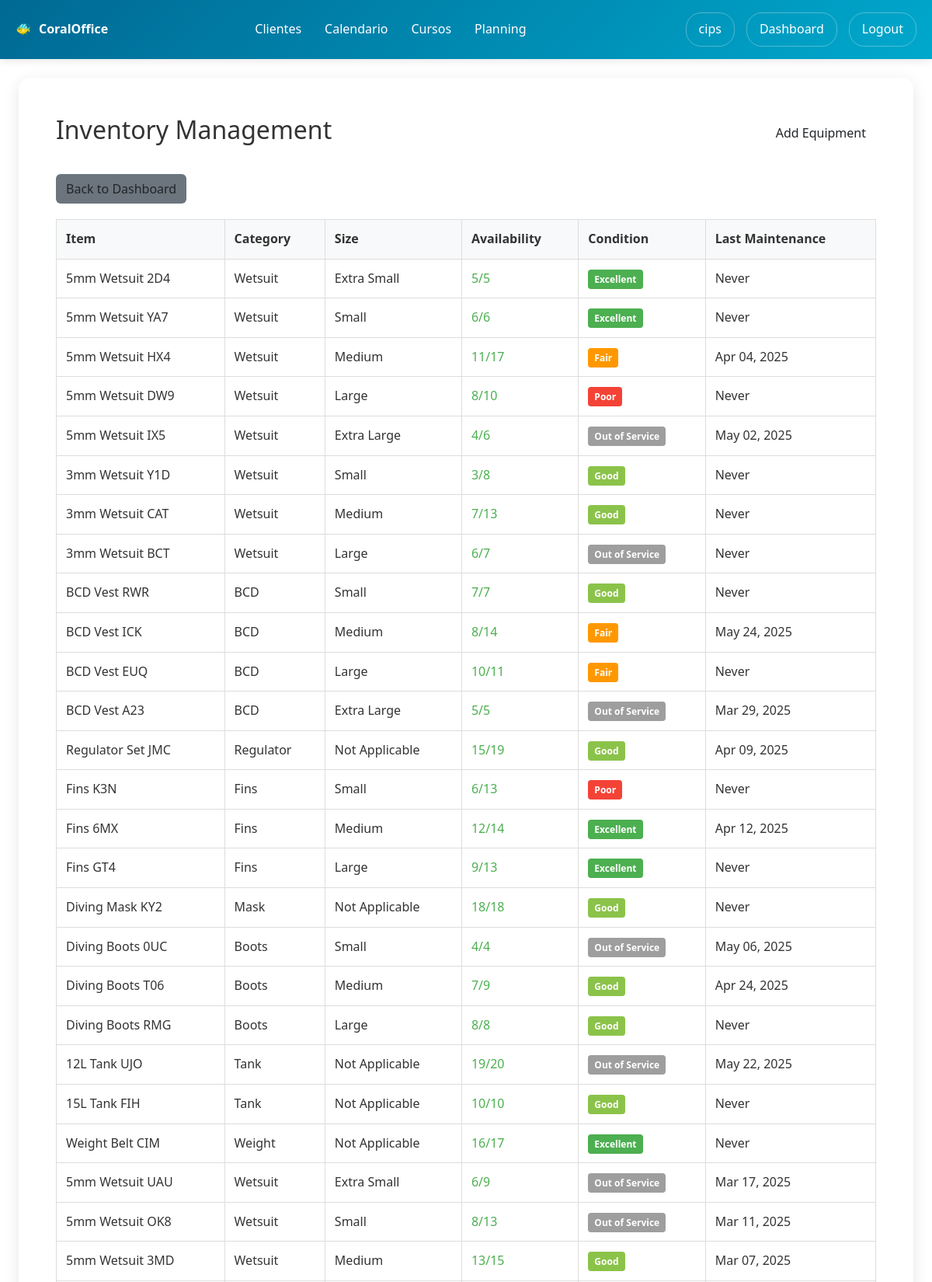
Screenshot of /users/inventory/ (signed in, upper part) with the database file from the repository.
### users/models.py (models this page shows, shortened)
class InventoryItem(models.Model):
    CATEGORY_CHOICES = [
        ('WETSUIT', 'Wetsuit'),
        ('BCD', 'BCD'),
        ('REGULATOR', 'Regulator'),
        ('FINS', 'Fins'),
        ('MASK', 'Mask'),
        ('BOOTS', 'Boots'),
        ('TANK', 'Tank'),
        ('WEIGHT', 'Weight'),
        ('OTHER', 'Other'),
    ]
    SIZE_CHOICES = [
        ('XS', 'Extra Small'),
        ('S', 'Small'),
        ('M', 'Medium'),
        ('L', 'Large'),
        ('XL', 'Extra Large'),
        ('XXL', 'Extra Extra Large'),
        ('N/A', 'Not Applicable'),
    ]
    diving_center = models.ForeignKey(User, on_delete=models.CASCADE, related_name='inventory_items')
    name = models.CharField(max_length=100)
    category = models.CharField(max_length=20, choices=CATEGORY_CHOICES)
    size = models.CharField(max_length=10, choices=SIZE_CHOICES, default='N/A')
    quantity_total = models.IntegerField(default=1)
    quantity_available = models.IntegerField(default=1)
    condition = models.CharField(max_length=20, choices=[
        ('EXCELLENT', 'Excellent'),
        ('GOOD', 'Good'),
        ('FAIR', 'Fair'),
        ('POOR', 'Poor'),
        ('OUT_OF_SERVICE', 'Out of Service'),
    ], default='GOOD')
    purchase_date = models.DateField(null=True, blank=True)
    last_maintenance = models.DateField(null=True, blank=True)
    notes = models.TextField(blank=True)
    created_at = models.DateTimeField(auto_now_add=True)

### users/views.py (the view)
# urls.py: path('inventory/', views.inventory_list, name='inventory_list'),
@login_required
def inventory_list(request):
    if not request.user.userprofile.is_diving_center:
        messages.error(request, 'Access denied.')
        return redirect('users:profile')
    items = InventoryItem.objects.filter(diving_center=request.user)
    return render(request, 'users/inventory_list.html', {'items': items})

### users/templates/users/inventory_list.html (shortened to what this page needs)
{% extends 'users/base.html' %}
{% block users_content %}
<div style="display: flex; justify-content: space-between; align-items: center; margin-bottom: 30px;">
    <h2>Inventory Management</h2>
    <a href="{% url 'users:add_inventory_item' %}" class="btn">Add Equipment</a>
</div>
<div style="margin-bottom: 20px;">
    <a href="{% url 'users:diving_center_dashboard' %}" class="btn" style="background: #6c757d;">Back to Dashboard</a>
</div>
{% if items %}
    <div style="overflow-x: auto;">
        <table style="width: 100%; border-collapse: collapse; margin-bottom: 20px;">
            <thead>
                <tr style="background-color: #f8f9fa;">
                    <th style="border: 1px solid #ddd; padding: 12px; text-align: left;">Item</th>
                    <th style="border: 1px solid #ddd; padding: 12px; text-align: left;">Category</th>
                    <th style="border: 1px solid #ddd; padding: 12px; text-align: left;">Size</th>
                    <th style="border: 1px solid #ddd; padding: 12px; text-align: left;">Availability</th>
                    <th style="border: 1px solid #ddd; padding: 12px; text-align: left;">Condition</th>
                    <th style="border: 1px solid #ddd; padding: 12px; text-align: left;">Last Maintenance</th>
                </tr>
            </thead>
            <tbody>
                {% for item in items %}
                <tr>
                    <td style="border: 1px solid #ddd; padding: 12px;">{{ item.name }}</td>
                    <td style="border: 1px solid #ddd; padding: 12px;">{{ item.get_category_display }}</td>
                    <td style="border: 1px solid #ddd; padding: 12px;">{{ item.get_size_display }}</td>
                    <td style="border: 1px solid #ddd; padding: 12px;">
                        <span style="color: {% if item.quantity_available > 0 %}#4caf50{% else %}#f44336{% endif %}">
                            {{ item.quantity_available }}/{{ item.quantity_total }}
                        </span>
                    </td>
                    <td style="border: 1px solid #ddd; padding: 12px;">
                        <span class="condition-badge condition-{{ item.condition|lower }}">{{ item.get_condition_display }}</span>
                    </td>
                    <td style="border: 1px solid #ddd; padding: 12px;">
                        {{ item.last_maintenance|date:"M d, Y"|default:"Never" }}
                    </td>
                </tr>
                {% endfor %}
            </tbody>
        </table>
    </div>
{% else %}
    <p>No inventory items added yet.</p>
{% endif %}
{% endblock %}

### home/templates/home/base.html (shortened to what this page needs)
<!DOCTYPE html>
<html lang="en">
<head>
    <link href="https://cdn.jsdelivr.net/npm/bootstrap@5.3.2/dist/css/bootstrap.min.css" rel="stylesheet">
    <link rel="stylesheet" href="https://cdn.jsdelivr.net/npm/bootstrap-icons@1.11.1/font/bootstrap-icons.css">
</head>
<body>
    <header class="header">
        <nav class="nav-container">
            <div class="logo">CoralOffice</div>
            <ul class="nav-menu m-0 ms-0 p-0">
                {% if user.is_authenticated and user.userprofile.is_diving_center %}
                    <li><a href="{% url 'users:customer_list' %}">Clientes</a></li>
                    <li><a href="{% url 'users:calendar_view' %}">Calendario</a></li>
                <li><a href="{% url 'users:courses_list' %}">Cursos</a></li>
<li><a href="{% url 'users:staff_planning' %}">Planning</a></li>
                {% else %}
                    <li><a href="{% url 'home:home' %}">Home</a></li>
                    <li><a href="{% url 'home:services' %}">Services</a></li>
                    <li><a href="{% url 'home:about' %}">About</a></li>
                    <li><a href="{% url 'home:contact' %}">Contact</a></li>
                {% endif %}
            </ul>
            <div class="user-menu ms-3">
                {% if user.is_authenticated %}
                    <a href="{% url 'users:profile' %}">{{ user.username }}</a>
                    {% if user.userprofile.is_diving_center %}
                        <a href="{% url 'users:diving_center_dashboard' %}">Dashboard</a>
                    {% endif %}
                    <a href="{% url 'users:logout' %}">Logout</a>
                {% else %}
                    <a href="{% url 'users:login' %}">Login</a>
                {% endif %}
            </div>
        </nav>
    </header>
    <main class="main-content pt-0">
        {% block content %}
        {% endblock %}
    </main>
</body>
</html>

### home/templates/home/base.html (style rules this page uses)
* { margin: 0; padding: 0; box-sizing: border-box; }
body { font-family: 'Segoe UI', Tahoma, Geneva, Verdana, sans-serif; line-height: 1.6; color: #333; }
.header { background: linear-gradient(135deg, #006994, #00a8cc); color: white; padding: 1rem 0; box-shadow: 0 2px 10px rgba(0,0,0,0.1); position: relative; }
.nav-container { max-width: 1200px; margin: 0 auto; display: flex; justify-content: space-between; align-items: center; padding: 0 20px; }
.logo { font-size: 1rem; font-weight: bold; display: flex; align-items: center; z-index: 1001; }
.logo::before { content: '🐠'; margin-right: 10px; }
.nav-menu { display: flex; list-style: none; gap: 30px; }
.nav-menu a { color: white; text-decoration: none; padding: 10px 0px; border-radius: 5px; transition: background 0.3s; }
.user-menu { display: flex; align-items: center; gap: 15px; }
.user-menu a { color: white; text-decoration: none; padding: 8px 16px; border: 1px solid rgba(255,255,255,0.3); border-radius: 20px; transition: all 0.3s; }
.main-content { min-height: calc(100vh - 140px); padding: 40px 0; }

### users/templates/users/inventory_list.html (style rules this page uses)
.condition-badge { padding: 4px 8px; border-radius: 4px; font-size: 12px; font-weight: bold; }
.condition-excellent { background-color: #4caf50; color: #fff; }
.condition-good { background-color: #8bc34a; color: #fff; }
.condition-fair { background-color: #ff9800; color: #fff; }
.condition-poor { background-color: #f44336; color: #fff; }
.condition-out_of_service { background-color: #9e9e9e; color: #fff; }

### rows the page displays
InventoryItem: name "5mm Wetsuit 2D4", category "Wetsuit", size "Extra Small", quantity_available "5", quantity_total "5", condition "Excellent", last_maintenance "Never"
InventoryItem: name "5mm Wetsuit YA7", category "Wetsuit", size "Small", quantity_available "6", quantity_total "6", condition "Excellent", last_maintenance "Never"
InventoryItem: name "5mm Wetsuit HX4", category "Wetsuit", size "Medium", quantity_available "11", quantity_total "17", condition "Fair", last_maintenance "Apr 04, 2025"
InventoryItem: name "5mm Wetsuit DW9", category "Wetsuit", size "Large", quantity_available "8", quantity_total "10", condition "Poor", last_maintenance "Never"
InventoryItem: name "5mm Wetsuit IX5", category "Wetsuit", size "Extra Large", quantity_available "4", quantity_total "6", condition "Out of Service", last_maintenance "May 02, 2025"
InventoryItem: name "3mm Wetsuit Y1D", category "Wetsuit", size "Small", quantity_available "3", quantity_total "8", condition "Good", last_maintenance "Never"
InventoryItem: name "3mm Wetsuit CAT", category "Wetsuit", size "Medium", quantity_available "7", quantity_total "13", condition "Good", last_maintenance "Never"
InventoryItem: name "3mm Wetsuit BCT", category "Wetsuit", size "Large", quantity_available "6", quantity_total "7", condition "Out of Service", last_maintenance "Never"
InventoryItem: name "BCD Vest RWR", category "BCD", size "Small", quantity_available "7", quantity_total "7", condition "Good", last_maintenance "Never"
InventoryItem: name "BCD Vest ICK", category "BCD", size "Medium", quantity_available "8", quantity_total "14", condition "Fair", last_maintenance "May 24, 2025"
InventoryItem: name "BCD Vest EUQ", category "BCD", size "Large", quantity_available "10", quantity_total "11", condition "Fair", last_maintenance "Never"
InventoryItem: name "BCD Vest A23", category "BCD", size "Extra Large", quantity_available "5", quantity_total "5", condition "Out of Service", last_maintenance "Mar 29, 2025"
InventoryItem: name "Regulator Set JMC", category "Regulator", size "Not Applicable", quantity_available "15", quantity_total "19", condition "Good", last_maintenance "Apr 09, 2025"
InventoryItem: name "Fins K3N", category "Fins", size "Small", quantity_available "6", quantity_total "13", condition "Poor", last_maintenance "Never"
InventoryItem: name "Fins 6MX", category "Fins", size "Medium", quantity_available "12", quantity_total "14", condition "Excellent", last_maintenance "Apr 12, 2025"
InventoryItem: name "Fins GT4", category "Fins", size "Large", quantity_available "9", quantity_total "13", condition "Excellent", last_maintenance "Never"
InventoryItem: name "Diving Mask KY2", category "Mask", size "Not Applicable", quantity_available "18", quantity_total "18", condition "Good", last_maintenance "Never"
InventoryItem: name "Diving Boots 0UC", category "Boots", size "Small", quantity_available "4", quantity_total "4", condition "Out of Service", last_maintenance "May 06, 2025"
InventoryItem: name "Diving Boots T06", category "Boots", size "Medium", quantity_available "7", quantity_total "9", condition "Good", last_maintenance "Apr 24, 2025"
InventoryItem: name "Diving Boots RMG", category "Boots", size "Large", quantity_available "8", quantity_total "8", condition "Good", last_maintenance "Never"
InventoryItem: name "12L Tank UJO", category "Tank", size "Not Applicable", quantity_available "19", quantity_total "20", condition "Out of Service", last_maintenance "May 22, 2025"
InventoryItem: name "15L Tank FIH", category "Tank", size "Not Applicable", quantity_available "10", quantity_total "10", condition "Good", last_maintenance "Never"
InventoryItem: name "Weight Belt CIM", category "Weight", size "Not Applicable", quantity_available "16", quantity_total "17", condition "Excellent", last_maintenance "Never"
InventoryItem: name "5mm Wetsuit UAU", category "Wetsuit", size "Extra Small", quantity_available "6", quantity_total "9", condition "Out of Service", last_maintenance "Mar 17, 2025"
InventoryItem: name "5mm Wetsuit OK8", category "Wetsuit", size "Small", quantity_available "8", quantity_total "13", condition "Out of Service", last_maintenance "Mar 11, 2025"
InventoryItem: name "5mm Wetsuit 3MD", category "Wetsuit", size "Medium", quantity_available "13", quantity_total "15", condition "Good", last_maintenance "Mar 07, 2025"

### other values shown
{{ user.username }} "cips"
